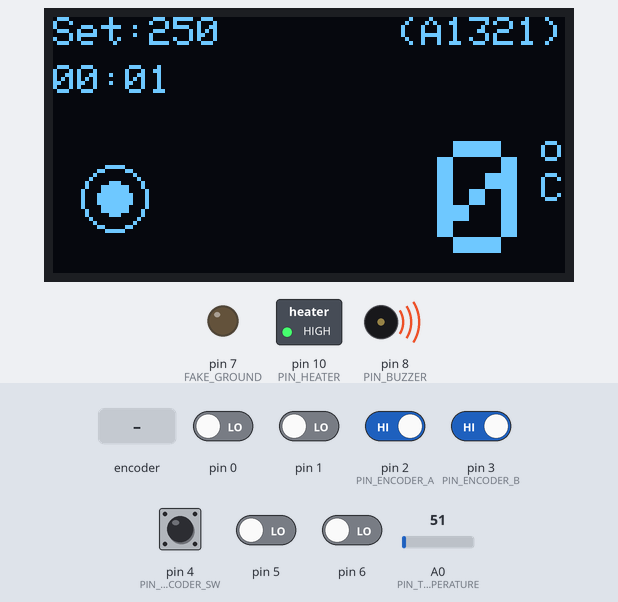
Simulated run of this sketch. Board: Arduino Uno, built with avr-gcc and run on an emulated ATmega328P. Shown: 128×64 one-colour display, switched loads named in the sketch (green lamp = pin HIGH), output pins drawn as LEDs (lit = HIGH), buzzer (waves = sounding, pin HIGH). The inputs (shaded band) are chosen by the test bench; at power-on: pin 2 (PIN_ENCODER_A), pin 3 (PIN_ENCODER_B), pin 4 (PIN_ENCODER_SW) HIGH, pin 0, pin 1, pin 5, pin 6 LOW, A0 (PIN_TEMPERATURE) = 51. Pins used as bus, display or sensor lines are not drawn.

Above: at 1.2 s.
1.3 s: rotary encoder on pin 2 (PIN_ENCODER_A) / pin 3 (PIN_ENCODER_B) turned 3 steps (first pin leading)
At 2.4 s:
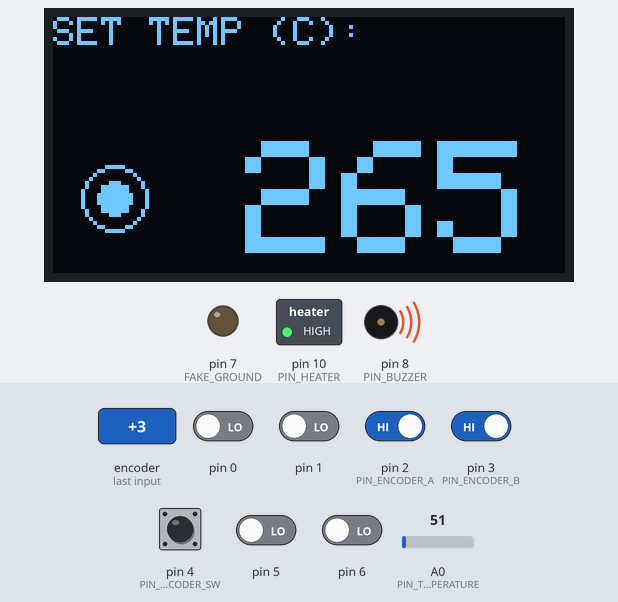
4.5 s: pin 4 (PIN_ENCODER_SW) driven LOW
At 6.1 s:
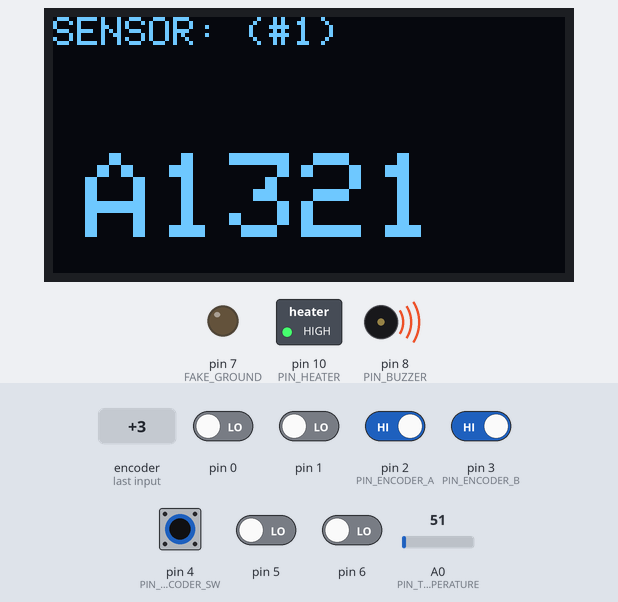
7.5 s: A0 (PIN_TEMPERATURE) set to 163
At 8.8 s:
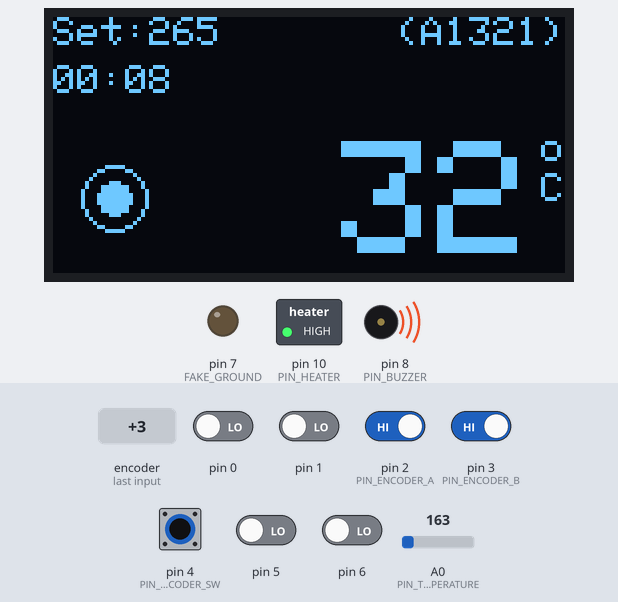
9.0 s: A0 (PIN_TEMPERATURE) set to 112
At 10.3 s:
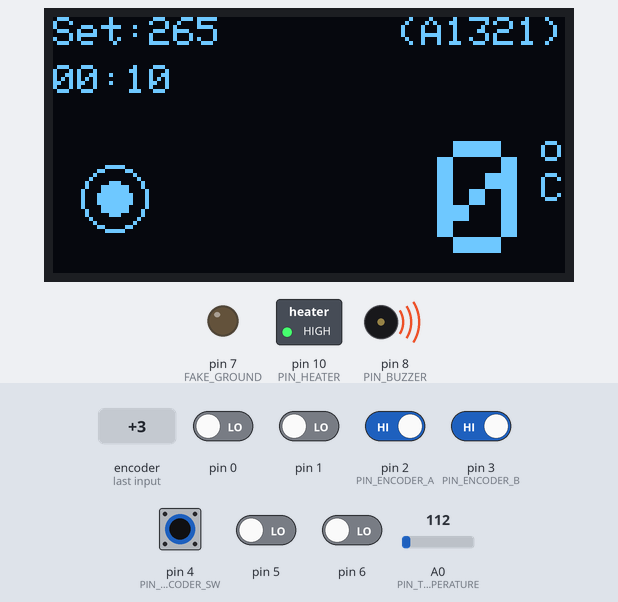
10.5 s: rotary encoder on pin 2 (PIN_ENCODER_A) / pin 3 (PIN_ENCODER_B) turned 1 step (first pin leading)
At 11.2 s:
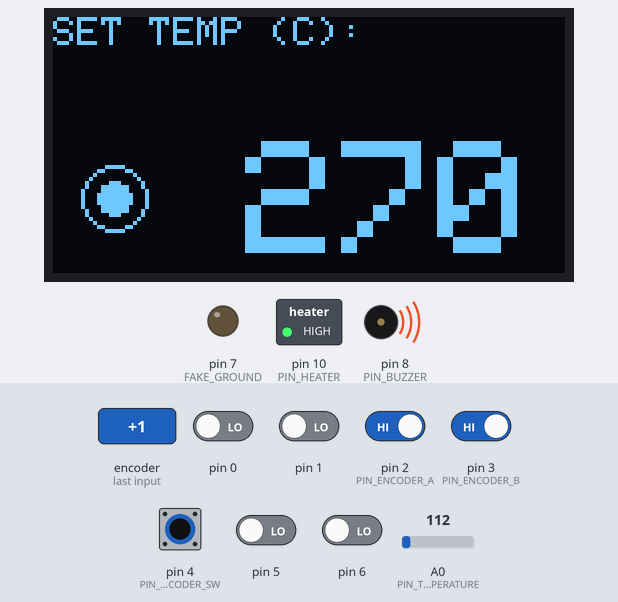
12.9 s: pin 4 (PIN_ENCODER_SW) pulsed HIGH 5 times (0.12 s each, 0.3 s apart)
At 14.8 s:
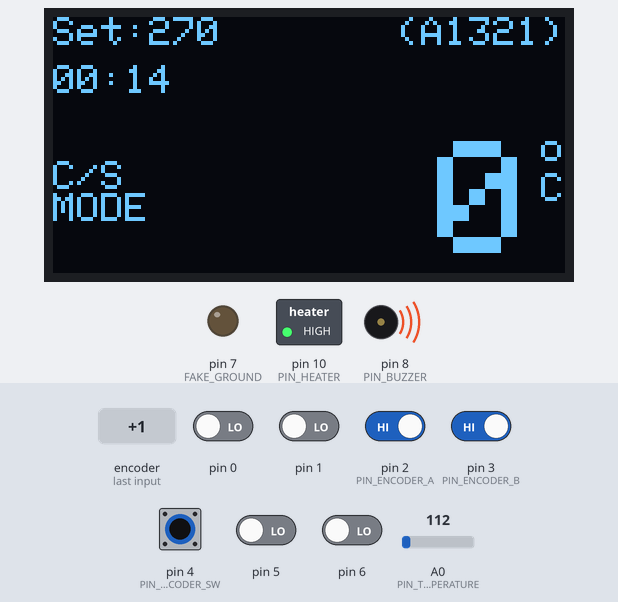
Timing chart, 0 to 16.3 s (numbered marks = the images above; inputs shaded):
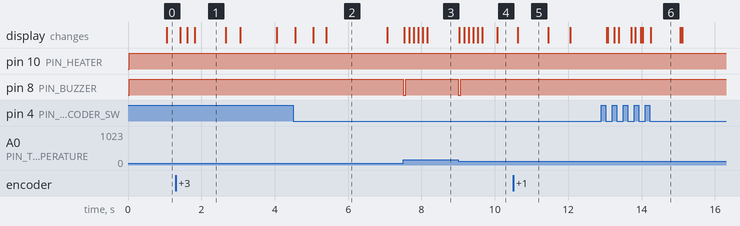

Measured:
- after the input at 1.3 s, the display: first changes after 0.13 s (image 1 shows a later state)
- after the input at 4.5 s, the display: first changes after 0.05 s (image 2 shows a later state)
- after the input at 7.5 s, pin 8 (PIN_BUZZER): HIGH → LOW at once, → HIGH 0.06 s later; the display: first changes at once (image 3 shows a later state)
- after the input at 9.0 s, pin 8 (PIN_BUZZER): HIGH → LOW at once, → HIGH 0.06 s later
- after the input at 10.5 s, the display: changes after 0.12 s (image 5)
- after the input at 12.9 s, the display: first differs from a run without the input after 0.17 s (image 6 shows a later state)
- what the display in image 1 shows lasts 0.9 s, from 1.8 s to 2.7 s

The sketch:

soldering_station.ino
```cpp
/* -------------------------------------------------------------------------- */
#include "config.h"
/* -------------------------------------------------------------------------- */
// Adafruit_SH1106G Display = Adafruit_SH1106G(128, 64, &Wire, -1);
Adafruit_SH1106 Display(OLED_RESET);
struct SolderingStation Station;
struct SensorInfo SENSOR_01;
struct SensorInfo SENSOR_02;
#ifndef SAMPLE_SMOOTHING
struct SensorInfo SENSOR_03;
// struct SensorInfo SENSOR_04;
// struct SensorInfo SENSOR_05;
#endif
// struct StationClock Clock;
unsigned long Counter, CounterFps, PreviousMilliseconds;
/* -------------------------------------------------------------------------- */
void setup() {
    #ifndef IRON_LIVE
    Serial.begin(SERIAL_RATE);
    Serial.println("INIT");
    #endif

    pinMode(PIN_ENCODER_A,   INPUT);
    pinMode(PIN_ENCODER_B,   INPUT);
    pinMode(PIN_ENCODER_SW,  INPUT);
    pinMode(PIN_HEATER,      OUTPUT);
    pinMode(FAKE_GROUND,     OUTPUT);
    pinMode(FAKE_VCC,        OUTPUT);
    pinMode(PIN_BUZZER,      OUTPUT);
    pinMode(PIN_TEMPERATURE, INPUT);

    digitalWrite(FAKE_GROUND, LOW);
    digitalWrite(FAKE_VCC,    HIGH);
    // killBeep();

    // digitalWrite(PIN_BUZZER, LOW);

    attachInterrupt(digitalPinToInterrupt(PIN_ENCODER_A), readPin_A, CHANGE);
    attachInterrupt(digitalPinToInterrupt(PIN_ENCODER_B), readPin_B, CHANGE);

    initTimersInfo(Station);
    initSensorsInfo(Station);

    // initSensorsInfoDodatni(Station);
    #ifdef SAMPLE_SMOOTHING
        initQueue(&Station.queue, TEMP_SAMP_AVG);
    #endif

    Counter    = 0;
    CounterFps = 0;

    Station.mode                 = MODE_DEFAULT;
    Station.turnReadout          = 0b11; // 11 bin
    Station.previousClick        = 0;
    Station.turnAcceleration     = TURN_ACCELERATION;
    Station.tempSet              = TEMP_DEFAULT;
    Station.tempSetSave          = TEMP_DEFAULT;
    Station.userCalibration      = 0;
    // Station.userCalibrationStep  = 10;
    Station.sensorCount          = SENSOR_COUNT;
    Station.sensorIndex          = 1; // 1 - A1321, 2 - A1322, 3 - T245
    Station.currentSensor        = Station.sensors[0];
    Station.tempTrend            = 0;
    Station.tempToleranceUp      = TEMP_TOLERANCE_UP;
    Station.tempToleranceDown    = TEMP_TOLERANCE_DOWN;
    Station.initMillis           = millis();

    // delay(PWUP_DELAY);
    // delay(2000);
    Display.begin();
    // Display.begin(0x3C, true);
    // Display.setContrast(0);
}
/* -------------------------------------------------------------------------- */
void loop() {
    getFps(CounterFps, PreviousMilliseconds, 1000);

    correctTimerInactive(Station);
    checkBuzzer(Station);

    Station.click = !(PIND & MASK_PIN_ENC_SW); // !digitalRead(PIN_K);

    regulateTemperature(Station); // iron ON/OFF regulated here, as well as sample smoothing
    regulateClock(Station);

    if (Station.click == 1 || Station.previousClick == 1) {
        readPins(Station); // All button events handled here
    }

    switch (Station.mode) {
        case MODE_DEFAULT:  regulateLoop_Default(Station, Display);  break;
        case MODE_SET_TEMP: regulateLoop_SetTemp(Station, Display);  break;
        case MODE_BTN_HOLD: regulateLoop_BtnHold(Station, Display);  break;
        case MODE_SET_CAL:  regulateLoop_SetCal(Station, Display);   break;
        case MODE_SEL_SENS: regulateLoop_SelSens(Station, Display);  break;
        case MODE_INACTIVE: regulateLoop_Inactive(Station, Display); break;
        default: regulateLoop_Default(Station, Display); break;
    }

    Counter++;
}
/* -------------------------------------------------------------------------- */
```

02_draw.ino
```cpp
/* -------------------------------------------------------------------------- */
void drawDefault(struct SolderingStation &station, Adafruit_SH1106 &display) {

    display.clearDisplay();

    // display.setFont(&FreeMono9pt7b);
    display.setTextColor(WHITE);
    display.setTextSize(1);
    display.setCursor(0, 0);
    display.print("Set:");
    display.print(station.tempSet);

    drawCalibrationInfo(station, display);
    drawSensorInfo(station, display);
    drawBigTemp(display, station.tempDisplay);
    drawClock(station, display);

    display.drawCircle(124, COORD_Y_TEMP + 2, 2, WHITE);
    display.setCursor(122, COORD_Y_TEMP + 8);
    display.setTextSize(1);
    display.print("C");

    // display.drawLine(1, 14, 128, 14, WHITE);

    drawLed(station, display);

    if (station.mode == MODE_BTN_HOLD) {
        display.setCursor(0, 36);
        display.setTextSize(1);
        display.println("C/S");
        display.println("MODE");
        // display.println("CHOICE");
    }

    display.display();
}
/* -------------------------------------------------------------------------- */
void drawSetTemp(struct SolderingStation &station, Adafruit_SH1106 &display) {
    // Serial.println("Draw set temp");

    display.clearDisplay();

    display.setTextColor(WHITE);
    display.setTextSize(1);
    display.setCursor(0, 0);
    display.print("SET TEMP (C):");

    // drawCounter(display, counter);
    // drawClock(station, display);

    drawBigTemp(display, station.tempSet);
    // display.setTextColor(WHITE);
    // display.setTextSize(4);
    // display.setCursor(TEMP_COORD_X, TEMP_COORD_Y);
    // display.print(station.tempSet);

    drawLed(station, display);

    display.display();
}
/* -------------------------------------------------------------------------- */
void drawCalibrateSensor(struct SolderingStation &station, Adafruit_SH1106 &display) {
    display.clearDisplay(),

    display.setTextColor(WHITE);
    display.setTextSize(1);
    display.setCursor(0, 0);
    display.print("CALIBRATE:");

    // drawCounter(display, counter);
    // drawClock(station, display);

    display.setTextColor(WHITE);
    display.setTextSize(3);
    display.setCursor(8, 34);

    display.print(station.userCalibration);

    display.display();
}
/* -------------------------------------------------------------------------- */
void drawSelectSensor(struct SolderingStation station, Adafruit_SH1106 &display) {
    display.clearDisplay(),

    display.setTextColor(WHITE);
    display.setTextSize(1);
    display.setCursor(0, 0);
    // char s[15];
    // sprintf(s, "SENSOR: (#%d)", station.sensorIndex);
    // display.print(s);
    // display.print(String("SENSOR: (-") + station.sensorIndex + String(")"));
    display.print("SENSOR: (#");
    display.print(station.sensorIndex);
    display.print(")");

    // drawCounter(display, counter);
    // drawClock(station, display);

    display.setTextColor(WHITE);
    display.setTextSize(3);
    display.setCursor(8, 34);

    // sensorInfo* s = station.sensors + station.sensorIndex;
    display.print(station.currentSensor->name);

    display.display();
}
/* -------------------------------------------------------------------------- */
void drawNoTip(struct SolderingStation &station, Adafruit_SH1106 &display) {
    display.clearDisplay();

    // display.setFont(&FreeMono9pt7b);
    display.setTextColor(WHITE);
    display.setTextSize(1);
    display.setCursor(0, 0);
    display.print("Set:");
    display.print(station.tempSet);

    drawCalibrationInfo(station, display);
    drawSensorInfo(station, display);
    drawClock(station, display);

    display.setTextColor(WHITE);
    display.setTextSize(2);
    display.setCursor(0, 36);

    // display.print("Time out      (");
    display.print("> No tip!");

    display.display();
}
/* -------------------------------------------------------------------------- */
void drawInactive(struct SolderingStation &station, Adafruit_SH1106 &display) {
    display.clearDisplay();

    display.setTextColor(WHITE);
    display.setTextSize(1);
    display.setCursor(0, 0);

    // display.print("Time out      (");
    display.print("SLEEP");

    drawSensorInfo(station, display);

    // drawCounter(display, counter);
    drawClock(station, display);

    drawSmallTemp(display, station.tempDisplay);
    drawLed(station, display);
    display.setCursor(COORD_X_TEMP, COORD_Y_TEMP);
    display.setTextColor(WHITE);
    display.setTextSize(4);
    display.print("---");

    // display.drawCircle(124, TEMP_COORD_Y + 2, 2, WHITE);
    // display.setCursor(122, TEMP_COORD_Y + 8);
    // display.setTextSize(1);
    // display.print("C");

    display.display();
}
/* -------------------------------------------------------------------------- */
// void drawCounter(Adafruit_SH1106 &display, int counter) {
//     #ifdef DRAW_COUNTER
//     display.setCursor(0, 12);
//     display.setTextColor(WHITE);
//     display.setTextSize(1);
//     display.print(counter);
//     #endif
// }
/* -------------------------------------------------------------------------- */
void drawClock(struct SolderingStation &station, Adafruit_SH1106 &display) {
    #ifdef DRAW_CLOCK
        display.setCursor(0, 12);
        display.setTextColor(WHITE);
        display.setTextSize(1);

        if (station.clock.hour > 0) {
            if (station.clock.hour < 10) display.print("0");
            display.print(station.clock.hour);
            display.print(":");
        }

        if (station.clock.minute < 10) display.print("0");
        display.print(station.clock.minute);
        display.print(":");

        if (station.clock.second < 10) display.print("0");
        display.println(station.clock.second);
    #endif
}
/* -------------------------------------------------------------------------- */
void drawLed(struct SolderingStation &station, Adafruit_SH1106 &display) {
    if (station.isLedOn && station.mode != MODE_BTN_HOLD) {
        display.drawCircle(COORD_X_LED, COORD_Y_LED, 8, WHITE);
        display.fillCircle(COORD_X_LED, COORD_Y_LED, 4, WHITE);
    }
}
/* -------------------------------------------------------------------------- */
void drawBigTemp(Adafruit_SH1106 &display, int temp) {
    display.setCursor(COORD_X_TEMP, COORD_Y_TEMP);
    display.setTextColor(WHITE);
    display.setTextSize(4);

    if (temp < 100) display.print(" ");
    if (temp < 10)  display.print(" ");

    display.print(temp);
}
/* -------------------------------------------------------------------------- */
void drawSmallTemp(Adafruit_SH1106 &display, int temp) {
    display.setCursor(32, 0);
    display.setTextColor(WHITE);
    display.setTextSize(1);
    display.print("(");
    display.print(temp);
    display.print("C)");
}
/* -------------------------------------------------------------------------- */
void drawSensorInfo(struct SolderingStation &station, Adafruit_SH1106 &display) {
    display.setCursor(86, 0);
    // display.print("#");
    display.print("(");
    display.print(station.currentSensor->name);
    display.print(")");
}
/* -------------------------------------------------------------------------- */
void drawCalibrationInfo(struct SolderingStation &station, Adafruit_SH1106 &display) {
    // if (station.userCalibration > -100 && station.userCalibration < 100) {
    //     display.setCursor(50, 0);
    // } else {
    //     display.setCursor(45, 0);
    // }

    display.setCursor(50, 0);

    display.setTextColor(WHITE);
    display.setTextSize(1);

    if (station.userCalibration != 0) {
        display.print("(");
        if (station.userCalibration > 0) {
            display.print("+");
        }
        display.print(station.userCalibration);
        display.print(")");
    }
}
/* -------------------------------------------------------------------------- */
```

03_temp_reg.ino
```cpp
/* -------------------------------------------------------------------------- */
void regulateTemperature(struct SolderingStation &station) {
    getTempReadout(station);
    getTempTrend(station);
    calculateIronAndLed(station);
    regulateIron(station);
}
/* -------------------------------------------------------------------------- */
void getTempReadout(struct SolderingStation &station) {
    station.timerRegulate.currentMillis = millis();

    boolean tick = station.timerRegulate.currentMillis -
		           station.timerRegulate.previousMillis >=
				   station.timerRegulate.time;

    if (tick == false) return;

    // Serial.println("Read sensor");
    station.previousTempMeasured = station.tempMeasured;
    station.tempSensor           = analogRead(PIN_TEMPERATURE);
    station.tempMeasured         = mapSensToTemp(station.tempSensor, station.currentSensor);
    station.tempMeasured        += station.userCalibration; // * station.userCalibrationStep;
	// (int) mapSensToTemp() ?

    if (station.tempMeasured < 0)                  station.tempMeasured = 0;
    if (station.tempMeasured > TEMP_DISPLAY_LIMIT) station.tempMeasured = 0;

    // Serial.println(abs(station.tempMeasured - station.previousTempMeasured));
    if (abs(station.tempMeasured - station.previousTempMeasured) >= TEMP_DIFF_BEEP) {
        Serial.println("BOOM");
        beep(station, TIMER_BUZZER_SHORT);
    }

    #ifdef SAMPLE_SMOOTHING
        sampleSmoothingQueue(station);
    #else
        sampleSmoothingSimple(station);
    #endif
    // station.tempDisplay = station.tempMeasured;

    station.previousTempDisplay          = station.tempDisplay;
    station.timerRegulate.previousMillis = station.timerRegulate.currentMillis;
}
/* -------------------------------------------------------------------------- */
// boolean regulateTemperatureActiveModes(struct SolderingStation &station) {
    // station.tempMeasured = map(Station.tempSensor, 0, 1023, 200, 420);
    // struct SensorInfo *s = station.currentSensor;
    // station.tempMeasured = map(Station.tempSensor, s->ardVal1, s->ardVal2, s->t1, s->t2);
    // station.tempMeasured = map(Station.tempSensor, station.currentSensor->ardVal1, station.currentSensor->ardVal2, station.currentSensor->t1, station.currentSensor->t2);
// }
/* -------------------------------------------------------------------------- */
#ifdef SAMPLE_SMOOTHING

void sampleSmoothingQueue(struct SolderingStation &station) {
    // station.queue.sum -= station.queue.last->val;
    addQueueNode(&station.queue, station.tempMeasured);
    station.tempDisplay = station.queue.sum / station.queue.size;
}
#else

void sampleSmoothingSimple(struct SolderingStation &station) {
    station.tempDisplay += station.tempMeasured;
    station.tempDisplay /= 2;
}

#endif
/* -------------------------------------------------------------------------- */
void calculateIronAndLed(struct SolderingStation &station) {
    #ifdef IRON_DEBUG

    if (station.tempMeasured <= station.tempSet) {
        station.isHeaterOn = 1;
        station.isLedOn    = 1;
    } else {
        station.isHeaterOn = 0;
        station.isLedOn    = 0;
    }

    #endif

    #ifdef IRON_LIVE

    if (station.tempTrend > 0) {
        if (station.tempMeasured <= station.tempSet + station.tempToleranceUp) {
            station.isHeaterOn = 1;
            station.isLedOn    = 1;
        } else {
            station.isHeaterOn = 0;
            station.isLedOn    = 0;
        }
    } else {
        if (station.tempMeasured > station.tempSet - station.tempToleranceDown) {
            station.isHeaterOn = 0;
            station.isLedOn    = 0;
            return;
        } else {
            station.isHeaterOn = 1;
            station.isLedOn    = 1;
            return;
        }
    }

    #endif
}
/* -------------------------------------------------------------------------- */
void regulateIron(struct SolderingStation &station) {
    if (station.isHeaterOn) {
        // digitalWrite(PIN_HEATER, HIGH);
        PORTB = PORTB | MASK_PIN_HEATER;
    }
    else {
        // digitalWrite(PIN_HEATER, LOW);
        PORTB = PORTB & ~MASK_PIN_HEATER;
    }
}
/* -------------------------------------------------------------------------- */
int limitTempSet(int position, int limit_1, int limit_2) {
    if (position < limit_1) {
        return limit_1;
    }

    if (position > limit_2) {
        return limit_2;
    }

    return position;
}
/* -------------------------------------------------------------------------- */
int mapSensToTemp(float sensVal, struct SensorInfo *sensor) {
    if (sensVal <= sensor->adcRef) {
        return (int) (sensor->tempRef + (sensVal - sensor->adcRef) * sensor->slopeLow  + sensor->calibration);
    } else {
        return (int) (sensor->tempRef + (sensVal - sensor->adcRef) * sensor->slopeHigh + sensor->calibration);
    }
}
/* -------------------------------------------------------------------------- */
void getTempTrend(struct SolderingStation &station) {
    if (station.tempMeasured > station.previousTempMeasured) {
        station.tempTrend = 1;
        return;
    }

    if (station.tempMeasured < station.previousTempMeasured) {
        station.tempTrend = -1;
        return;
    }

    station.tempTrend = 0;
}
/* -------------------------------------------------------------------------- */
```

04_aux.ino
```cpp
/* -------------------------------------------------------------------------- */
void getFps(unsigned long &counter, unsigned long &previousMilliseconds, unsigned g) {
    #ifdef SERIAL_MESSAGES_FPS
    unsigned milliseconds = millis();
    counter++;

    if (milliseconds - previousMilliseconds >= g) {
        // Serial.print("(");
        // Serial.print(station.mode);
        // Serial.print(") ");
        Serial.print(counter);
        Serial.println(" fps");
        previousMilliseconds = milliseconds;
        counter              = 0;
    }
    #endif
}
/* -------------------------------------------------------------------------- */
void regulateClock(struct SolderingStation &station) {
    int t  = (millis() - station.initMillis) / 1000;

    // Serial.println("regulate clock");

    station.clock.hour   = t / 3600;
    station.clock.minute = (t % 3600) / 60;
    station.clock.second = t % 60;
}
/* -------------------------------------------------------------------------- */
```

Source omitted: 01_func.ino (15520 bytes), 05_queue.ino (1160 bytes), 05_test.ino (10159 bytes), config.h (5248 bytes)
